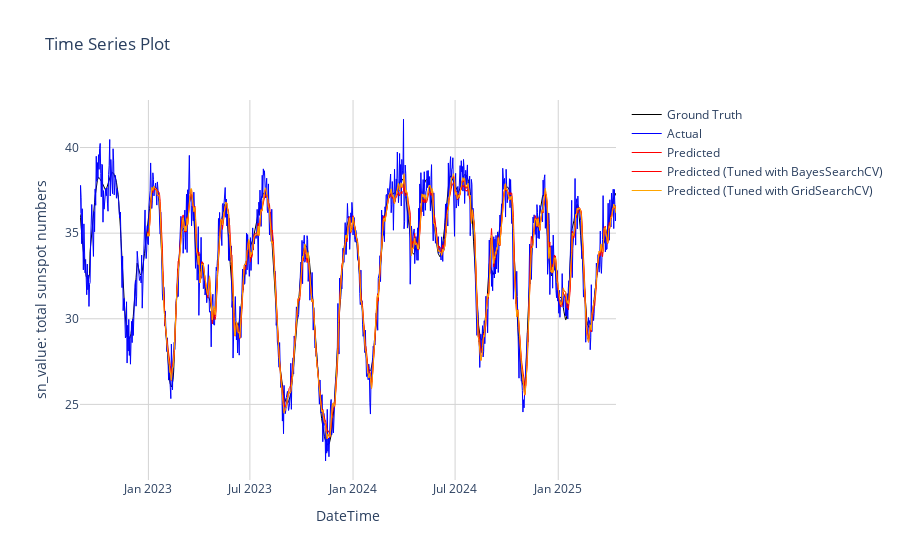

Here is the notebook cell this chart was saved with:
### Markdown cell above
#### Visualize

### Code cell
# Visualize the result
fig = go.Figure()

# Add the 'Actual' trace
fig.add_trace(go.Scatter(x=df.index, y=df['y'],
                         mode='lines',
                         name='Ground Truth',
                         line=dict(color='black', width=1)))

fig.add_trace(go.Scatter(x=df.index, y=df['y_test'],
                         mode='lines',
                         name='Actual',
                         line=dict(color='blue', width=1)))

# Add the 'Predicted' trace
fig.add_trace(go.Scatter(x=df.index, y=df['LSTM_Bayesian'],
                         mode='lines',
                         name='Predicted (Tuned with BayesSearchCV)',
                         line=dict(color='red', width=1)))

fig.add_trace(go.Scatter(x=df.index, y=df['LSTM_Grid'],
                         mode='lines',
                         name='Predicted (Tuned with GridSearchCV)',
                         line=dict(color='orange', width=1)))

# Update layout for title, axis labels, and grid
fig.update_layout(
    title='Time Series Plot',
    xaxis_title='DateTime',
    yaxis_title='sn_value: total sunspot numbers',
    hovermode='x unified', # This is useful for time series to see values across traces at a given x
    template='plotly_white' # A clean white background template
)

# Add gridlines
fig.update_xaxes(showgrid=True, gridwidth=1, gridcolor='lightgray')
fig.update_yaxes(showgrid=True, gridwidth=1, gridcolor='lightgray')

fig.show()

### Figure 1 — Plotly figure (JSON) as saved in the notebook; plotly's stock layout.template omitted (floating-point values rounded to 4 significant figures; data arrays with more than 128 entries replaced by an {"elided": "..."} marker saying what was removed)
{"data": [{"line": {"color": "black", "width": 1}, "mode": "lines", "name": "Ground Truth", "type": "scatter", "x": {"elided": "957 str values"}, "y": {"elided": "957 float values"}}, {"line": {"color": "blue", "width": 1}, "mode": "lines", "name": "Actual", "type": "scatter", "x": {"elided": "957 str values"}, "y": {"elided": "957 float values"}}, {"line": {"color": "red", "width": 1}, "mode": "lines", "name": "Predicted", "type": "scatter", "x": {"elided": "957 str values"}, "y": {"elided": "957 float values"}}, {"line": {"color": "red", "width": 1}, "mode": "lines", "name": "Predicted (Tuned with BayesSearchCV)", "type": "scatter", "x": {"elided": "957 str values"}, "y": {"elided": "957 float values"}}, {"line": {"color": "orange", "width": 1}, "mode": "lines", "name": "Predicted (Tuned with GridSearchCV)", "type": "scatter", "x": {"elided": "957 str values"}, "y": {"elided": "957 float values"}}], "layout": {"hovermode": "x unified", "title": {"text": "Time Series Plot"}, "xaxis": {"gridcolor": "lightgray", "gridwidth": 1, "showgrid": true, "title": {"text": "DateTime"}}, "yaxis": {"gridcolor": "lightgray", "gridwidth": 1, "showgrid": true, "title": {"text": "sn_value: total sunspot numbers"}}}}
